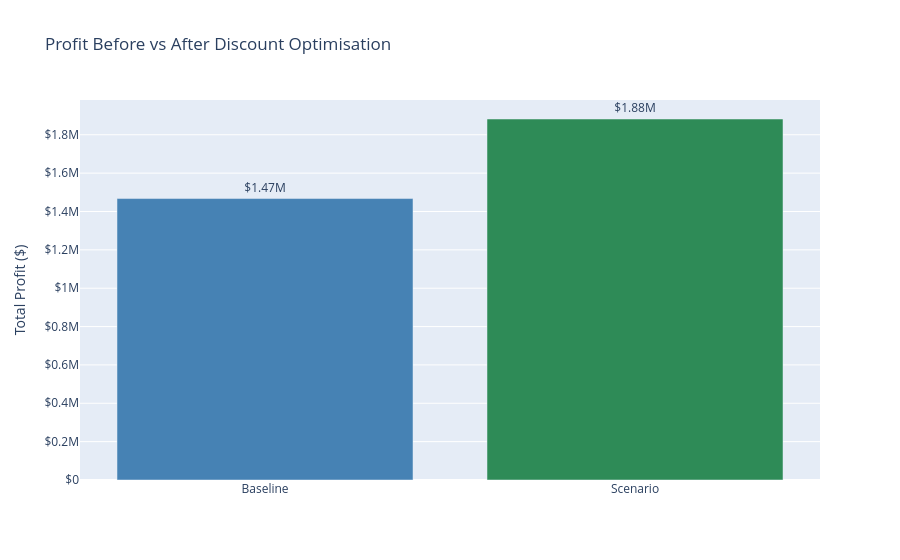

Notebook source saved alongside this figure:
### Code cell
# Visualise scenario impact
categories_scenario = df.copy()
categories_scenario.loc[mask, 'profit'] = categories_scenario.loc[mask, 'profit'] + delta_profit_per_row

fig = go.Figure()
fig.add_trace(go.Bar(name='Baseline Profit', x=['Baseline', 'Scenario'],
                     y=[baseline_profit, new_profit],
                     marker_color=['steelblue', 'seagreen'],
                     text=[f'${baseline_profit/1e6:.2f}M', f'${new_profit/1e6:.2f}M'],
                     textposition='outside'))
fig.update_layout(title='Profit Before vs After Discount Optimisation',
                  yaxis_title='Total Profit ($)',
                  showlegend=False, yaxis_tickprefix='$')
fig.show()

### Figure 1 — Plotly figure (JSON) as saved in the notebook; plotly's stock layout.template omitted (floating-point values rounded to 4 significant figures)
{"data": [{"marker": {"color": ["steelblue", "seagreen"]}, "name": "Baseline Profit", "text": ["$1.47M", "$1.88M"], "textposition": "outside", "type": "bar", "x": ["Baseline", "Scenario"], "y": [1467000.0, 1882000.0]}], "layout": {"showlegend": false, "title": {"text": "Profit Before vs After Discount Optimisation"}, "yaxis": {"tickprefix": "$", "title": {"text": "Total Profit ($)"}}}}
